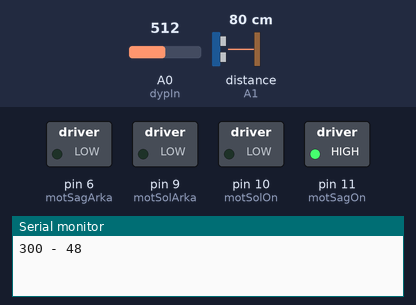
This sketch was run on a simulated Arduino Uno, built with avr-gcc and run on an emulated ATmega328P. On the bench: switched loads named in the sketch (green lamp = pin HIGH), the last lines printed to the serial monitor. Wiring (inferred from the names in the program): ultrasonic range finder: trigger pin 7; echo A1. The inputs (shaded band) are chosen by the test bench; at power-on: distance to the obstacle (sensor on A1) 80 cm, A0 (dypIn) = 512. The echo pulse lasts 58.3 µs per cm; pins used as bus, display or sensor lines are not drawn.

Above: at 2.1 s.
2.2 s: distance to the obstacle (sensor on A1) set to 10 cm
4.0 s: distance to the obstacle (sensor on A1) set to 8 cm
At 6.2 s:
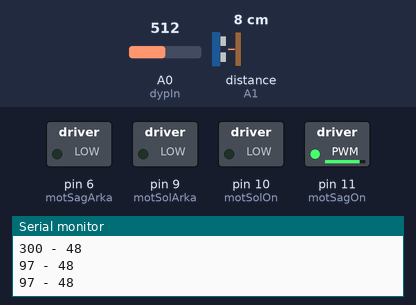
6.7 s: A0 (dypIn) set to 306
At 10.3 s:
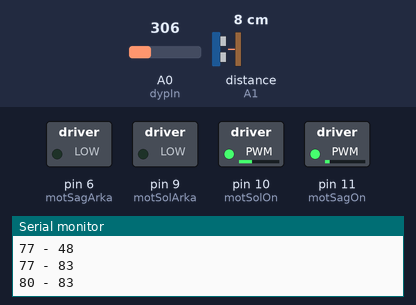
10.6 s: A0 (dypIn) set to 122
At 12.6 s:
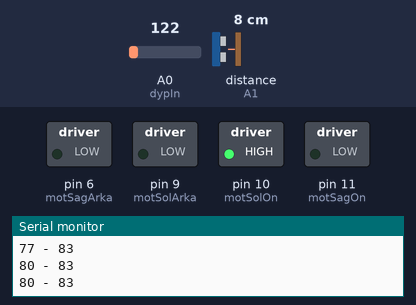
13.2 s: distance to the obstacle (sensor on A1) set to 35 cm
At 14.8 s:
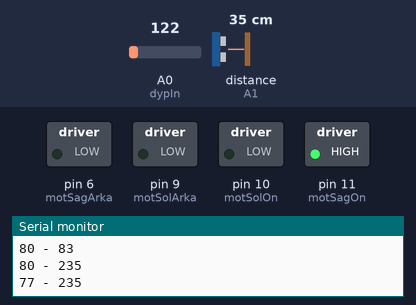
17.9 s: A0 (dypIn) set to 0
At 19.4 s:
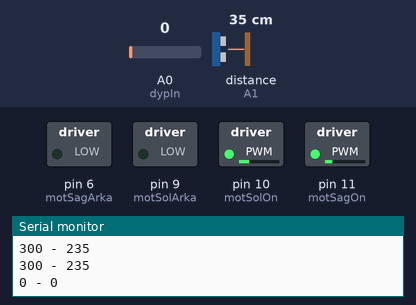
Timing chart, 0 to 20.7 s (numbered marks = the images above; inputs shaded):
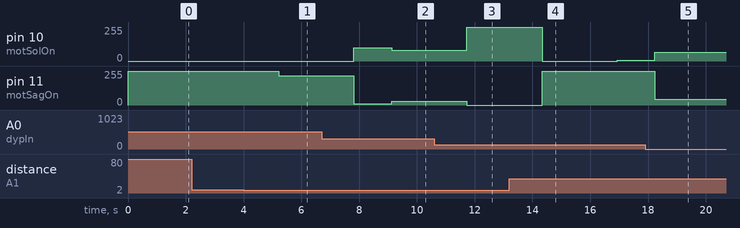

Measured:
- after the input at 4.0 s, pin 11 (motSagOn): 255/255 → 220/255 after 1.2 s
- after the input at 6.7 s, pin 10 (motSolOn): 0/255 → 99/255 after 1.1 s, → 81/255 1.3 s later; pin 11 (motSagOn): 220/255 → 10/255 after 1.1 s, → 28/255 1.3 s later
- after the input at 10.6 s, pin 10 (motSolOn): 81/255 → 255/255 after 1.1 s; pin 11 (motSagOn): 28/255 → 0/255 after 1.1 s
- after the input at 13.2 s, pin 10 (motSolOn): 255/255 → 0/255 after 1.1 s, → 5/255 2.6 s later; pin 11 (motSagOn): 0/255 → 255/255 after 1.1 s
- after the input at 17.9 s, pin 11 (motSagOn): 255/255 → 45/255 after 0.34 s

The sketch:

smart_luggage_control_fort_.ino
```cpp
#include <PID_v1.h>

#define dypIn A0 // Echo Pin
#define dypOut 7
#define mzIn A1

// Motor pinleri
const int motSagOn = 11;
const int motSolOn = 10;
const int motSolArka = 9;
const int motSagArka = 6;

// Pid degiskenleri
int distance[2] = {0, 0};
double error[2] = {0, 0};
double output[2] = {0, 0};
double refDiff = 0;
double refDist = 0;

// Motor kontrol degiskenleri
int motSag = 0;
int motSol = 0;
int offsetSag = 70;
int offsetSol = 40;
// Pid objeleri
PID pid1(&error[0], &output[0], &refDiff, 6.0, 0.1, 0.0, DIRECT);
PID pid2(&error[1], &output[1], &refDist, 1.5, 0.4, 0.0, DIRECT);

void setup() {
  Serial.begin(9600);

  // Pin ayarlari
  pinMode(dypOut, OUTPUT);
  pinMode(dypIn, INPUT);
  pinMode(mzIn, INPUT);

  // Pid ayarlari
  pid1.SetMode(AUTOMATIC);
  pid2.SetMode(AUTOMATIC);
  pid1.SetOutputLimits(-255, 255);
  pid2.SetOutputLimits(0, 255);

  // Motorlar hep ileri
  analogWrite(motSagArka, 0);
  analogWrite(motSolArka, 0);
}

void loop() {
  // Sensorleri oku ve hatalari hesapla
  getDyp();
  getError();

  // Pidleri hesapla
  pid1.Compute();
  pid2.Compute();

  // Motor kontrollerini hesapla
  motSag = constrain((offsetSag + output[1] + output[0]), 0, 255);
  motSol = constrain((offsetSol + output[1] - output[0]), 0, 255);
  motor(motSol, motSag);

  Serial.print(distance[0]);
  Serial.print(" - ");
  Serial.println(distance[1]);

  /*
  Serial.println("----------");
  Serial.print(error[0]);
  Serial.print(" - ");
  Serial.println(output[0]);
  Serial.print(error[1]);
  Serial.print(" - ");
  Serial.println(output[1]);
  */

  delay(300);
}

void getDyp(){
  int pulseTime1 = 0;
  int pulseTime2 = 0;

  digitalWrite(dypOut,LOW);
  delayMicroseconds(2);
  digitalWrite(dypOut,HIGH);
  delayMicroseconds(10);
  digitalWrite(dypOut,LOW);
  distance[0] = (pulseIn(mzIn,HIGH,10000) / 5.8);
  distance[1] = (24000/(analogRead(dypIn)-20));

  distance[0] = constrain(distance[0], 0, 300);
  if (distance[1] < 0)
  {
    distance[1] = 300;
    if (distance[0] == 300) {
      distance[0] = 0;
      distance[1] = 0;
    }
  }
}

void getError() {
  error[0] = distance[0] - distance[1];
  error[1] = 150 - ((distance[0] + distance[1]) / 2);
}

void motor(int sol, int sag) {
  analogWrite(motSagOn, sol);
  analogWrite(motSolOn, sag);
  delay(1000);
}
```
